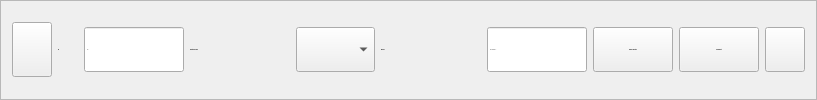
          <widget class="QFrame" name="frame">
           <property name="minimumSize">
            <size>
             <width>0</width>
             <height>0</height>
            </size>
           </property>
           <property name="font">
            <font>
             <weight>75</weight>
             <bold>true</bold>
            </font>
           </property>
           <property name="frameShape">
            <enum>QFrame::StyledPanel</enum>
           </property>
           <property name="frameShadow">
            <enum>QFrame::Raised</enum>
           </property>
           <layout class="QHBoxLayout" name="horizontalLayout_14">
            <item>
             <widget class="QPushButton" name="calendar">
              <property name="minimumSize">
               <size>
                <width>0</width>
                <height>55</height>
               </size>
              </property>
              <property name="maximumSize">
               <size>
                <width>65</width>
                <height>55</height>
               </size>
              </property>
              <property name="toolTip">
               <string>&lt;html&gt;&lt;head/&gt;&lt;body&gt;&lt;p&gt;Set meeting date&lt;/p&gt;&lt;/body&gt;&lt;/html&gt;</string>
              </property>
              <property name="whatsThis">
               <string>&lt;html&gt;&lt;head/&gt;&lt;body&gt;&lt;p&gt;&lt;br/&gt;&lt;/p&gt;&lt;/body&gt;&lt;/html&gt;</string>
              </property>
              <property name="text">
               <string/>
              </property>
              <property name="icon">
               <iconset>
                <normaloff>icons/board-meeting (2).png</normaloff>icons/board-meeting (2).png</iconset>
              </property>
              <property name="iconSize">
               <size>
                <width>60</width>
                <height>48</height>
               </size>
              </property>
              <property name="checkable">
               <bool>true</bool>
              </property>
             </widget>
            </item>
            <item>
             <layout class="QHBoxLayout" name="horizontalLayout_9">
              <item>
               <widget class="QLabel" name="label_6">
                <property name="minimumSize">
                 <size>
                  <width>20</width>
                  <height>0</height>
                 </size>
                </property>
                <property name="maximumSize">
                 <size>
                  <width>20</width>
                  <height>16777215</height>
                 </size>
                </property>
                <property name="font">
                 <font>
                  <pointsize>-1</pointsize>
                  <weight>75</weight>
                  <bold>true</bold>
                 </font>
                </property>
                <property name="text">
                 <string>ID:</string>
                </property>
               </widget>
              </item>
              <item>
               <widget class="QLineEdit" name="ID_line">
                <property name="minimumSize">
                 <size>
                  <width>100</width>
                  <height>40</height>
                 </size>
                </property>
                <property name="maximumSize">
                 <size>
                  <width>150</width>
                  <height>45</height>
                 </size>
                </property>
                <property name="font">
                 <font>
                  <pointsize>-1</pointsize>
                 </font>
                </property>
                <property name="readOnly">
                 <bool>true</bool>
                </property>
                <property name="placeholderText">
                 <string>id....</string>
                </property>
               </widget>
              </item>
             </layout>
            </item>
            <item>
             <layout class="QHBoxLayout" name="horizontalLayout_11">
              <item>
               <widget class="QLabel" name="label_8">
                <property name="minimumSize">
                 <size>
                  <width>100</width>
                  <height>0</height>
                 </size>
                </property>
                <property name="maximumSize">
                 <size>
                  <width>150</width>
                  <height>16777215</height>
                 </size>
                </property>
                <property name="font">
                 <font>
                  <pointsize>-1</pointsize>
                  <weight>75</weight>
                  <bold>true</bold>
                 </font>
                </property>
                <property name="text">
                 <string>Functional Team:</string>
                </property>
               </widget>
              </item>
              <item>
               <widget class="QComboBox" name="department_combo">
                <property name="minimumSize">
                 <size>
                  <width>0</width>
                  <height>40</height>
                 </size>
                </property>
                <property name="maximumSize">
                 <size>
                  <width>16777215</width>
                  <height>45</height>
                 </size>
                </property>
                <property name="font">
                 <font>
                  <weight>75</weight>
                  <bold>true</bold>
                 </font>
                </property>
               </widget>
              </item>
             </layout>
            </item>
            <item>
             <layout class="QHBoxLayout" name="horizontalLayout_27">
              <item>
               <widget class="QLabel" name="label_19">
                <property name="minimumSize">
                 <size>
                  <width>100</width>
                  <height>0</height>
                 </size>
                </property>
                <property name="maximumSize">
                 <size>
                  <width>150</width>
                  <height>16777215</height>
                 </size>
                </property>
                <property name="font">
                 <font>
                  <pointsize>-1</pointsize>
                  <weight>75</weight>
                  <bold>true</bold>
                 </font>
                </property>
                <property name="text">
                 <string>Risk no.:</string>
                </property>
               </widget>
              </item>
              <item>
               <widget class="QLineEdit" name="risk_no_line_edit">
                <property name="minimumSize">
                 <size>
                  <width>100</width>
                  <height>40</height>
                 </size>
                </property>
                <property name="maximumSize">
                 <size>
                  <width>150</width>
                  <height>45</height>
                 </size>
                </property>
                <property name="font">
                 <font>
                  <pointsize>-1</pointsize>
                 </font>
                </property>
                <property name="text">
                 <string/>
                </property>
                <property name="readOnly">
                 <bool>true</bool>
                </property>
                <property name="placeholderText">
                 <string>risk number...</string>
                </property>
               </widget>
              </item>
             </layout>
            </item>
            <item>
             <widget class="QPushButton" name="add_devices_affected">
              <property name="minimumSize">
               <size>
                <width>0</width>
                <height>45</height>
               </size>
              </property>
              <property name="font">
               <font>
                <pointsize>-1</pointsize>
               </font>
              </property>
              <property name="text">
               <string>Devices affected</string>
              </property>
              <property name="icon">
               <iconset>
                <normaloff>icons/ventilation.png</normaloff>icons/ventilation.png</iconset>
              </property>
             </widget>
            </item>
            <item>
             <widget class="QPushButton" name="component_btn">
              <property name="minimumSize">
               <size>
                <width>0</width>
                <height>45</height>
               </size>
              </property>
              <property name="font">
               <font>
                <pointsize>-1</pointsize>
               </font>
              </property>
              <property name="text">
               <string>Component</string>
              </property>
              <property name="icon">
               <iconset>
                <normaloff>icons/motherboard.png</normaloff>icons/motherboard.png</iconset>
              </property>
              <property name="iconSize">
               <size>
                <width>20</width>
                <height>20</height>
               </size>
              </property>
             </widget>
            </item>
            <item>
             <widget class="QPushButton" name="notification_btn">
              <property name="enabled">
               <bool>true</bool>
              </property>
              <property name="minimumSize">
               <size>
                <width>0</width>
                <height>45</height>
               </size>
              </property>
              <property name="maximumSize">
               <size>
                <width>45</width>
                <height>16777215</height>
               </size>
              </property>
              <property name="autoFillBackground">
               <bool>false</bool>
              </property>
              <property name="text">
               <string/>
              </property>
              <property name="icon">
               <iconset>
                <normaloff>icons/bell.png</normaloff>icons/bell.png</iconset>
              </property>
              <property name="shortcut">
               <string>Ctrl+N</string>
              </property>
             </widget>
            </item>
           </layout>
          </widget>
